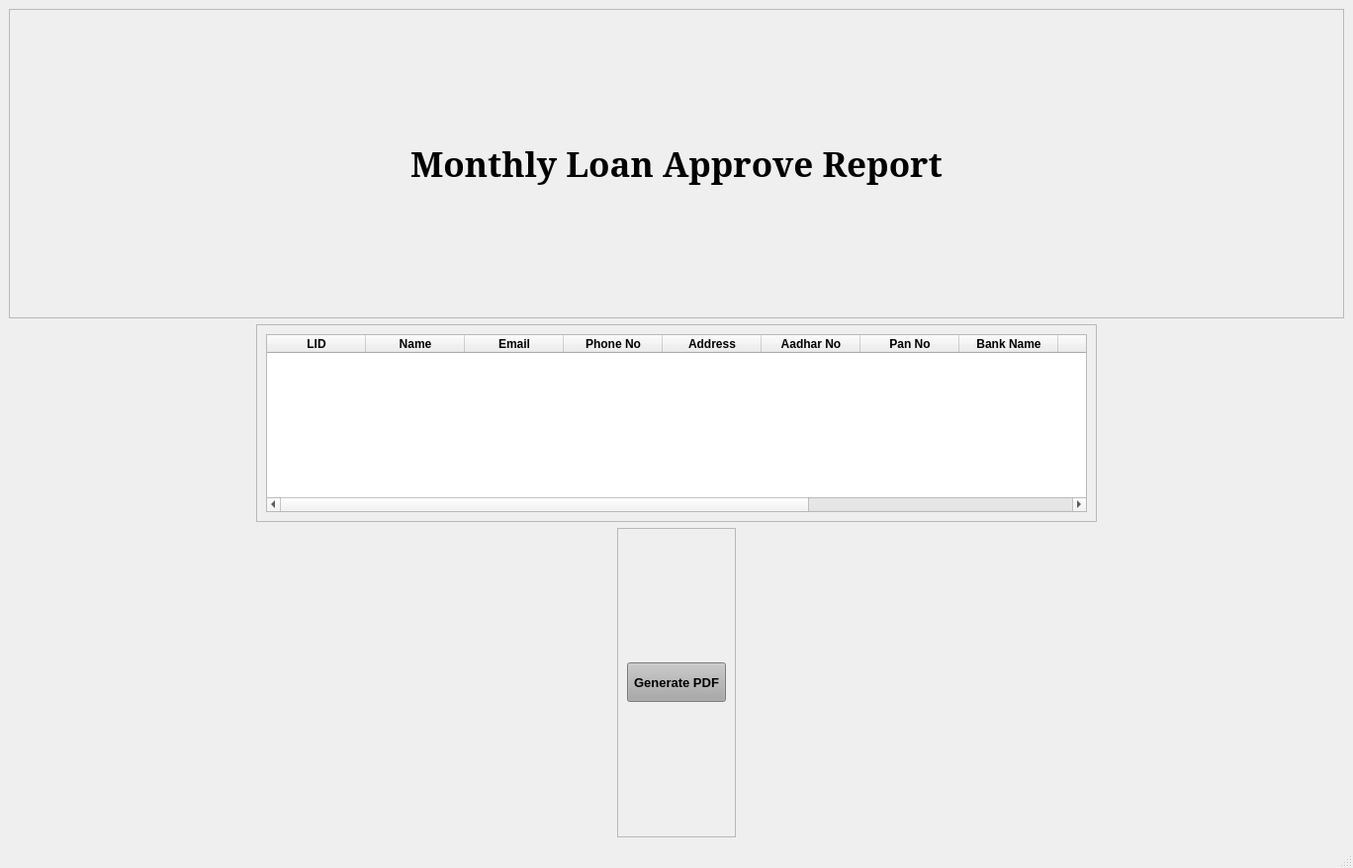
<?xml version="1.0" encoding="UTF-8"?>
<ui version="4.0">
 <class>repappMon</class>
 <widget class="QMainWindow" name="repappMon">
  <property name="geometry">
   <rect>
    <x>0</x>
    <y>0</y>
    <width>1368</width>
    <height>878</height>
   </rect>
  </property>
  <property name="minimumSize">
   <size>
    <width>1368</width>
    <height>878</height>
   </size>
  </property>
  <property name="maximumSize">
   <size>
    <width>1368</width>
    <height>878</height>
   </size>
  </property>
  <property name="mouseTracking">
   <bool>false</bool>
  </property>
  <property name="windowTitle">
   <string>Monthly Loan Approve </string>
  </property>
  <widget class="QWidget" name="centralwidget">
   <layout class="QVBoxLayout" name="verticalLayout">
    <item>
     <widget class="QFrame" name="frame">
      <property name="frameShape">
       <enum>QFrame::StyledPanel</enum>
      </property>
      <property name="frameShadow">
       <enum>QFrame::Raised</enum>
      </property>
      <layout class="QVBoxLayout" name="verticalLayout_2">
       <item alignment="Qt::AlignHCenter">
        <widget class="QLabel" name="label">
         <property name="font">
          <font>
           <family>MS Serif</family>
           <pointsize>26</pointsize>
           <weight>75</weight>
           <bold>true</bold>
          </font>
         </property>
         <property name="text">
          <string>Monthly Loan Approve Report</string>
         </property>
        </widget>
       </item>
      </layout>
     </widget>
    </item>
    <item alignment="Qt::AlignHCenter">
     <widget class="QFrame" name="frame_2">
      <property name="minimumSize">
       <size>
        <width>850</width>
        <height>0</height>
       </size>
      </property>
      <property name="maximumSize">
       <size>
        <width>16777215</width>
        <height>200</height>
       </size>
      </property>
      <property name="frameShape">
       <enum>QFrame::StyledPanel</enum>
      </property>
      <property name="frameShadow">
       <enum>QFrame::Raised</enum>
      </property>
      <layout class="QVBoxLayout" name="verticalLayout_3">
       <item>
        <widget class="QTableWidget" name="table">
         <property name="font">
          <font>
           <weight>75</weight>
           <bold>true</bold>
          </font>
         </property>
         <property name="cursor" stdset="0">
          <cursorShape>ForbiddenCursor</cursorShape>
         </property>
         <property name="mouseTracking">
          <bool>false</bool>
         </property>
         <property name="tabletTracking">
          <bool>false</bool>
         </property>
         <column>
          <property name="text">
           <string>LID</string>
          </property>
         </column>
         <column>
          <property name="text">
           <string>Name</string>
          </property>
         </column>
         <column>
          <property name="text">
           <string>Email</string>
          </property>
         </column>
         <column>
          <property name="text">
           <string>Phone No</string>
          </property>
         </column>
         <column>
          <property name="text">
           <string>Address</string>
          </property>
         </column>
         <column>
          <property name="text">
           <string>Aadhar No</string>
          </property>
         </column>
         <column>
          <property name="text">
           <string>Pan No</string>
          </property>
         </column>
         <column>
          <property name="text">
           <string>Bank Name</string>
          </property>
         </column>
         <column>
          <property name="text">
           <string>A/C No</string>
          </property>
         </column>
         <column>
          <property name="text">
           <string>IFSC Code</string>
          </property>
         </column>
         <column>
          <property name="text">
           <string>Amount</string>
          </property>
          <property name="font">
           <font>
            <weight>75</weight>
            <bold>true</bold>
           </font>
          </property>
         </column>
         <column>
          <property name="text">
           <string>Date</string>
          </property>
         </column>
        </widget>
       </item>
      </layout>
     </widget>
    </item>
    <item alignment="Qt::AlignHCenter">
     <widget class="QFrame" name="frame_3">
      <property name="frameShape">
       <enum>QFrame::StyledPanel</enum>
      </property>
      <property name="frameShadow">
       <enum>QFrame::Raised</enum>
      </property>
      <layout class="QVBoxLayout" name="verticalLayout_4">
       <item>
        <widget class="QPushButton" name="pdf">
         <property name="minimumSize">
          <size>
           <width>100</width>
           <height>0</height>
          </size>
         </property>
         <property name="maximumSize">
          <size>
           <width>16777215</width>
           <height>40</height>
          </size>
         </property>
         <property name="font">
          <font>
           <pointsize>10</pointsize>
           <weight>75</weight>
           <bold>true</bold>
          </font>
         </property>
         <property name="cursor">
          <cursorShape>PointingHandCursor</cursorShape>
         </property>
         <property name="styleSheet">
          <string notr="true">background-color: rgb(168, 168, 168);</string>
         </property>
         <property name="text">
          <string>Generate PDF</string>
         </property>
        </widget>
       </item>
      </layout>
     </widget>
    </item>
   </layout>
  </widget>
  <widget class="QMenuBar" name="menubar">
   <property name="geometry">
    <rect>
     <x>0</x>
     <y>0</y>
     <width>1368</width>
     <height>27</height>
    </rect>
   </property>
  </widget>
  <widget class="QStatusBar" name="statusbar"/>
 </widget>
 <resources/>
 <connections/>
</ui>
